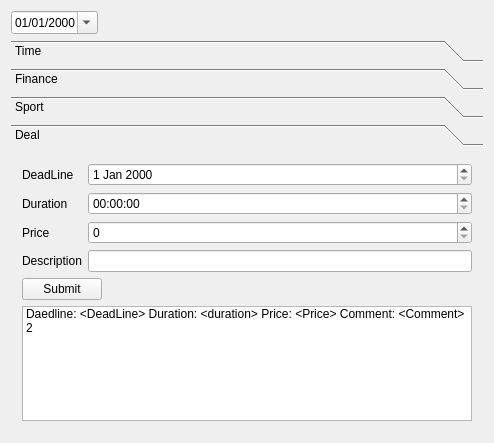
<?xml version="1.0" encoding="UTF-8"?>
<ui version="4.0">
 <class>ConciergeView</class>
 <widget class="QMainWindow" name="ConciergeView">
  <property name="geometry">
   <rect>
    <x>0</x>
    <y>0</y>
    <width>494</width>
    <height>443</height>
   </rect>
  </property>
  <property name="windowTitle">
   <string>Concierge</string>
  </property>
  <widget class="QWidget" name="centralWidget">
   <layout class="QVBoxLayout" name="verticalLayout">
    <item>
     <widget class="QDateEdit" name="deToday">
      <property name="sizePolicy">
       <sizepolicy hsizetype="Fixed" vsizetype="Fixed">
        <horstretch>0</horstretch>
        <verstretch>0</verstretch>
       </sizepolicy>
      </property>
      <property name="displayFormat">
       <string>MM/dd/yyyy</string>
      </property>
      <property name="calendarPopup">
       <bool>true</bool>
      </property>
     </widget>
    </item>
    <item>
     <widget class="QToolBox" name="toolBox">
      <property name="currentIndex">
       <number>3</number>
      </property>
      <widget class="QWidget" name="timePage">
       <property name="geometry">
        <rect>
         <x>0</x>
         <y>0</y>
         <width>478</width>
         <height>266</height>
        </rect>
       </property>
       <attribute name="label">
        <string>Time</string>
       </attribute>
       <layout class="QVBoxLayout" name="verticalLayout_2">
        <item>
         <layout class="QFormLayout" name="timeForm">
          <property name="fieldGrowthPolicy">
           <enum>QFormLayout::AllNonFixedFieldsGrow</enum>
          </property>
          <item row="0" column="0">
           <widget class="QLabel" name="lblTimeType">
            <property name="text">
             <string>Type</string>
            </property>
           </widget>
          </item>
          <item row="0" column="1">
           <widget class="QComboBox" name="cbTimeType"/>
          </item>
          <item row="1" column="0">
           <widget class="QLabel" name="lblTimeDuration">
            <property name="text">
             <string>Duration</string>
            </property>
           </widget>
          </item>
          <item row="1" column="1">
           <widget class="QTimeEdit" name="teTimeDuration"/>
          </item>
          <item row="2" column="0">
           <widget class="QLabel" name="lblTimeFrom">
            <property name="text">
             <string>From</string>
            </property>
           </widget>
          </item>
          <item row="2" column="1">
           <widget class="QTimeEdit" name="teTimeFrom"/>
          </item>
          <item row="3" column="0">
           <widget class="QLabel" name="lblTimeTo">
            <property name="text">
             <string>To</string>
            </property>
           </widget>
          </item>
          <item row="3" column="1">
           <widget class="QTimeEdit" name="teTimeTo"/>
          </item>
         </layout>
        </item>
        <item>
         <widget class="QPushButton" name="pbTimeSubmit">
          <property name="sizePolicy">
           <sizepolicy hsizetype="Fixed" vsizetype="Fixed">
            <horstretch>0</horstretch>
            <verstretch>0</verstretch>
           </sizepolicy>
          </property>
          <property name="text">
           <string>Submit</string>
          </property>
         </widget>
        </item>
        <item>
         <widget class="QListWidget" name="lwTimeList">
          <item>
           <property name="text">
            <string>&lt;time_hh:mm&gt; : &lt;type&gt;</string>
           </property>
          </item>
          <item>
           <property name="text">
            <string>&lt;from_hh:mm&gt; - &lt;to_hh:mm&gt; : &lt;type&gt;</string>
           </property>
          </item>
         </widget>
        </item>
       </layout>
      </widget>
      <widget class="QWidget" name="financePage">
       <property name="geometry">
        <rect>
         <x>0</x>
         <y>0</y>
         <width>478</width>
         <height>266</height>
        </rect>
       </property>
       <attribute name="label">
        <string>Finance</string>
       </attribute>
       <layout class="QVBoxLayout" name="verticalLayout_3">
        <item>
         <layout class="QFormLayout" name="financeForm">
          <item row="0" column="0">
           <widget class="QLabel" name="lblFinanceOperation">
            <property name="text">
             <string>Operation :</string>
            </property>
           </widget>
          </item>
          <item row="0" column="1">
           <widget class="QComboBox" name="cbFinanceOperation"/>
          </item>
          <item row="1" column="0">
           <widget class="QLabel" name="lblFinanceFrom">
            <property name="text">
             <string>From :</string>
            </property>
           </widget>
          </item>
          <item row="1" column="1">
           <widget class="QComboBox" name="cbFinanceFrom"/>
          </item>
          <item row="2" column="0">
           <widget class="QLabel" name="lblFinanceTo">
            <property name="text">
             <string>To</string>
            </property>
           </widget>
          </item>
          <item row="2" column="1">
           <widget class="QComboBox" name="cbFinanceTo"/>
          </item>
          <item row="3" column="0">
           <widget class="QLabel" name="lblFinanceValue">
            <property name="text">
             <string>Value :</string>
            </property>
           </widget>
          </item>
          <item row="4" column="0">
           <widget class="QLabel" name="lblFinanceComment">
            <property name="text">
             <string>Comment :</string>
            </property>
           </widget>
          </item>
          <item row="4" column="1">
           <widget class="QLineEdit" name="leFinanceComment"/>
          </item>
          <item row="3" column="1">
           <widget class="QSpinBox" name="sbFinanceValue"/>
          </item>
         </layout>
        </item>
        <item>
         <widget class="QPushButton" name="pbAddTransaction">
          <property name="sizePolicy">
           <sizepolicy hsizetype="Fixed" vsizetype="Fixed">
            <horstretch>0</horstretch>
            <verstretch>0</verstretch>
           </sizepolicy>
          </property>
          <property name="text">
           <string>Add Transaction</string>
          </property>
         </widget>
        </item>
        <item>
         <widget class="QListWidget" name="lwFinanceList">
          <item>
           <property name="text">
            <string>&lt;Operation&gt; from &lt;From&gt; to &lt;To&gt; &lt;value&gt;. Comment: &lt;comment&gt;</string>
           </property>
          </item>
          <item>
           <property name="text">
            <string>2</string>
           </property>
          </item>
         </widget>
        </item>
       </layout>
      </widget>
      <widget class="QWidget" name="sportPage">
       <property name="geometry">
        <rect>
         <x>0</x>
         <y>0</y>
         <width>478</width>
         <height>266</height>
        </rect>
       </property>
       <attribute name="label">
        <string>Sport</string>
       </attribute>
       <layout class="QFormLayout" name="formLayout">
        <property name="fieldGrowthPolicy">
         <enum>QFormLayout::AllNonFixedFieldsGrow</enum>
        </property>
        <item row="0" column="0">
         <widget class="QLabel" name="lbl1Sport">
          <property name="text">
           <string>1 sport :</string>
          </property>
         </widget>
        </item>
        <item row="0" column="1">
         <widget class="QSpinBox" name="sb1Sport"/>
        </item>
        <item row="1" column="0">
         <widget class="QLabel" name="lbl2Sport">
          <property name="text">
           <string>2 sport :</string>
          </property>
         </widget>
        </item>
        <item row="1" column="1">
         <widget class="QSpinBox" name="sb2Sport"/>
        </item>
        <item row="2" column="0">
         <widget class="QLabel" name="lbl3Sport">
          <property name="text">
           <string>3 sport :</string>
          </property>
         </widget>
        </item>
        <item row="2" column="1">
         <widget class="QSpinBox" name="sb3Sport"/>
        </item>
        <item row="3" column="0">
         <widget class="QLabel" name="lbl4Sport">
          <property name="text">
           <string>4 sport :</string>
          </property>
         </widget>
        </item>
        <item row="3" column="1">
         <widget class="QSpinBox" name="sb4Sport"/>
        </item>
       </layout>
      </widget>
      <widget class="QWidget" name="dealPage">
       <property name="geometry">
        <rect>
         <x>0</x>
         <y>0</y>
         <width>478</width>
         <height>266</height>
        </rect>
       </property>
       <attribute name="label">
        <string>Deal</string>
       </attribute>
       <layout class="QVBoxLayout" name="verticalLayout_4">
        <item>
         <layout class="QFormLayout" name="dealForm">
          <item row="0" column="0">
           <widget class="QLabel" name="lblDealDeadLine">
            <property name="text">
             <string>DeadLine</string>
            </property>
           </widget>
          </item>
          <item row="0" column="1">
           <widget class="QDateEdit" name="deDealDeadLine"/>
          </item>
          <item row="1" column="0">
           <widget class="QLabel" name="lblDealDuration">
            <property name="text">
             <string>Duration</string>
            </property>
           </widget>
          </item>
          <item row="1" column="1">
           <widget class="QTimeEdit" name="teDealDuration"/>
          </item>
          <item row="2" column="0">
           <widget class="QLabel" name="lblDealPrice">
            <property name="text">
             <string>Price</string>
            </property>
           </widget>
          </item>
          <item row="2" column="1">
           <widget class="QSpinBox" name="sbDealPrice"/>
          </item>
          <item row="3" column="0">
           <widget class="QLabel" name="lblDealDescription">
            <property name="text">
             <string>Description</string>
            </property>
           </widget>
          </item>
          <item row="3" column="1">
           <widget class="QLineEdit" name="leDealDescription"/>
          </item>
         </layout>
        </item>
        <item>
         <widget class="QPushButton" name="pbDealSubmit">
          <property name="sizePolicy">
           <sizepolicy hsizetype="Fixed" vsizetype="Fixed">
            <horstretch>0</horstretch>
            <verstretch>0</verstretch>
           </sizepolicy>
          </property>
          <property name="text">
           <string>Submit</string>
          </property>
         </widget>
        </item>
        <item>
         <widget class="QListWidget" name="lwDealList">
          <item>
           <property name="text">
            <string>Daedline: &lt;DeadLine&gt; Duration: &lt;duration&gt; Price: &lt;Price&gt; Comment: &lt;Comment&gt;</string>
           </property>
          </item>
          <item>
           <property name="text">
            <string>2</string>
           </property>
          </item>
         </widget>
        </item>
       </layout>
      </widget>
     </widget>
    </item>
   </layout>
  </widget>
  <widget class="QMenuBar" name="menuBar">
   <property name="geometry">
    <rect>
     <x>0</x>
     <y>0</y>
     <width>494</width>
     <height>20</height>
    </rect>
   </property>
  </widget>
 </widget>
 <layoutdefault spacing="6" margin="11"/>
 <tabstops>
  <tabstop>cbTimeType</tabstop>
  <tabstop>teTimeDuration</tabstop>
  <tabstop>teTimeFrom</tabstop>
  <tabstop>teTimeTo</tabstop>
  <tabstop>pbTimeSubmit</tabstop>
  <tabstop>lwTimeList</tabstop>
  <tabstop>cbFinanceOperation</tabstop>
  <tabstop>cbFinanceFrom</tabstop>
  <tabstop>cbFinanceTo</tabstop>
  <tabstop>sbFinanceValue</tabstop>
  <tabstop>leFinanceComment</tabstop>
  <tabstop>pbAddTransaction</tabstop>
  <tabstop>lwFinanceList</tabstop>
  <tabstop>deDealDeadLine</tabstop>
  <tabstop>teDealDuration</tabstop>
  <tabstop>sbDealPrice</tabstop>
  <tabstop>leDealDescription</tabstop>
  <tabstop>pbDealSubmit</tabstop>
  <tabstop>lwDealList</tabstop>
 </tabstops>
 <resources/>
 <connections/>
</ui>
